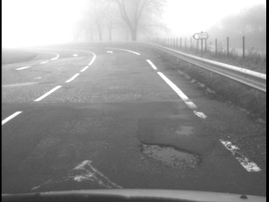
%> input picture matlab_code/PISTEB00738S.pgm, 269 x 202 px, shrunk from 384 x 288 before the run
$ octave visibresto_examples.m   (GNU Octave 9; MATLAB toolbox functions it lacks are replaced by stand-ins)
%> lines starting %> are read from the running program, lines starting %| are printed output that depends on the picture
### matlab_code/visibresto.m
%
% 17/11/2009
% Author: J.-P. Tarel
% LCPC-INRETS copyright
% completed and corrected in 18/08/2010 and in 29/09/2010
%
% This algorithm is described in details in
%
% "Fast Visibility Restoration from a Single Color or Gray Level Image",
% by J.-P. Tarel and N. Hautiere,
% in proceedings of IEEE International Conference on Computer Vision (ICCV'09),
% Kyoto, Japan, p. 2201-2208, September 29- October 2, 2009.
% http://perso.lcpc.fr/tarel.jean-philippe/publis/iccv09.html
%
% extra explainations can be also found in
%
%"Improved Visibility of Road Scene Images under Heterogeneous Fog",
% by J.-P. Tarel, N. Hautiere, A. Cord, D. Gruyer and H. Halmaoui,
% in proceedings of IEEE Intelligent Vehicles Symposium (IV'10),
% San Diego, California, USA, p. 478-485, June 21-24, 2010.
% http://perso.lcpc.fr/tarel.jean-philippe/publis/iv10.html
%
% Beware that slight differences in the obtained results can be observed
% between the original fast C code and this matlab implementation
%
% INPUTS:
% orig is the original image in double between O and 1,
% p is the percentage of restoration
% sv is the maximum size of assumed white objects
% balance is negative for no white balance,
% balance is 0.0 for global white balance,
% balance is higher 0.0 for local white balance:
%      balance=0.1 leads to a strong bias towards (1,1,1),
%      balance=0.5 can be used as a good starting value,
%      balance=1.0 remove most of the colors
% smax is the maximum window size for the the adapted filtering
% when smax is 1, no adpated filtering is performed
% smax can be used for very noisy original images
% gfactor is an extra factor during final gamma correction to achieve
% more colorful result
%
%
% OUTPUT:
% resto is the obtained image after visibility restoration
%
function resto=visibresto(orig, sv, p, balance, smax, gfactor)

% default parameters
if (nargin < 6)
   gfactor=1.3;     % default value for extra factor during final gamma correction
end
if (nargin < 5)
   smax=1;    	    % by default, no adapted filtering
end
if (nargin < 4)
   balance=-1.0;    % by default, no white balance
end
if (nargin < 3)
   p = 0.95;        % by default, percentage of restoration in 95%
end
if (nargin < 2)
   sv = 11;         % by default, white objects are assumed with size sv=11
end
if (nargin < 1)
	msg1 = sprintf('%s: Not input.', upper(mfilename));
        eid = sprintf('%s:NoInputArgument',mfilename);
        error(eid,'%s %s',msg1);
end

% test input arguments
smax=floor(smax);
if (smax < 1)
	msg1 = sprintf('%s: smax is out of bound.', upper(mfilename));
        msg2 = 'It must be an integer higher or equal to 1.';
        eid = sprintf('%s:outOfRangeSMAx',mfilename);
        error(eid,'%s %s',msg1,msg2);
end
if ((p >= 1.0) | (p<=0.0))
	msg1 = sprintf('%s: p is out of bound.', upper(mfilename));
        msg2 = 'It must be an between 0.0 and 1.0';
        eid = sprintf('%s:outOfRangeP',mfilename);
        error(eid,'%s %s',msg1,msg2);
end
sv=floor(sv);
if (sv < 1)
	msg1 = sprintf('%s: sv is out of bound.', upper(mfilename));
        msg2 = 'It must be an integer higher or equal to 1.';
        eid = sprintf('%s:outOfRangeSV',mfilename);
        error(eid,'%s %s',msg1,msg2);
end
iptcheckinput(orig,{'single','double'},{'real', 'nonempty', 'nonsparse'}, mfilename,'orig',1);
if ((max(orig(:))> 1.0) | (min(orig(:))<0.0))
	msg1 = sprintf('%s: image is out of bound.', upper(mfilename));
        msg2 = 'It must be between 0.0 and 1.0';
        eid = sprintf('%s:outOfRangeOrig',mfilename);
        error(eid,'%s %s',msg1,msg2);
end

[dimy,dimx, ncol]=size(orig);

if (ncol==1)
	w=orig;
	nbo=orig;
end
if (ncol==3)
	if (balance==0.0) % global white balance on clear pixels
		w=min(orig,[],3);
		ival = quantile(w(:),[.99])
		[rind,cind]=find(w>=ival);
		sel(:,1)=orig(sub2ind(size(orig),rind,cind,ones(size(rind))));
		sel(:,2)=orig(sub2ind(size(orig),rind,cind,2*ones(size(rind))));
		sel(:,3)=orig(sub2ind(size(orig),rind,cind,3*ones(size(rind))));
		white=mean(sel,1);
		white=white./max(white)
		orig(:,:,1)=orig(:,:,1)./white(1);
		orig(:,:,2)=orig(:,:,2)./white(2);
		orig(:,:,3)=orig(:,:,3)./white(3);
	end
	if (balance>0.0) % local white balance
		fo(:,:,1)=medfilt2(orig(:,:,1), [sv, sv], 'symmetric');
		fo(:,:,2)=medfilt2(orig(:,:,2), [sv, sv], 'symmetric');
		fo(:,:,3)=medfilt2(orig(:,:,3), [sv, sv], 'symmetric');
		nbfo=mean(fo,3);
		fo(:,:,1)=(fo(:,:,1)./nbfo).^balance;
		fo(:,:,2)=(fo(:,:,2)./nbfo).^balance;
		fo(:,:,3)=(fo(:,:,3)./nbfo).^balance;
		nbfo=mean(fo,3);
		fo(:,:,1)=fo(:,:,1)./nbfo;
		fo(:,:,2)=fo(:,:,2)./nbfo;
		fo(:,:,3)=fo(:,:,3)./nbfo;
		orig(:,:,1)=orig(:,:,1)./fo(:,:,1);
		orig(:,:,2)=orig(:,:,2)./fo(:,:,2);
		orig(:,:,3)=orig(:,:,3)./fo(:,:,3);
	end
	% compute photometric bound
	w=min(orig,[],3);
	nbo=mean(orig,3);
end

% compute saturation bound
wm=medfilt2(w, [sv, sv], 'symmetric');
sw=abs(w-wm);
swm=medfilt2(sw, [sv, sv], 'symmetric');
b=wm-swm;
% infered athmospheric veil respecting w and b bounds
v=p*max(min(w,b),0);

% restoration with inverse Koschmieder's law
factor=1.0./(1.0-v);
r=zeros(size(orig));
if (ncol==1)
	r=(orig-v).*factor;
	nbr=r;
end
if (ncol==3)
	r(:,:,1)= (orig(:,:,1)-v).*factor;
	r(:,:,2)= (orig(:,:,2)-v).*factor;
	r(:,:,3)= (orig(:,:,3)-v).*factor;
	% restore original light colors
	if (balance==0.0)
		r(:,:,1)=r(:,:,1).*white(1);
		r(:,:,2)=r(:,:,2).*white(2);
		r(:,:,3)=r(:,:,3).*white(3);
	end
	if (balance>0.0)
		r(:,:,1)=r(:,:,1).*fo(:,:,1);
		r(:,:,2)=r(:,:,2).*fo(:,:,2);
		r(:,:,3)=r(:,:,3).*fo(:,:,3);
	end
	nbr=mean(r,3);
end

% adapted smoothing with windows of maximum size smax pixels
if (smax~=1)
	sr= medsmooth(r, smax, factor);
	r=sr;
	nbr=mean(r,3);
end

% gamma correction for an aspect similar with original image in the bottom third part
lo=log(nbo(2*dimy/3:dimy,:)+0.5/255.0);
lr=log(nbr(2*dimy/3:dimy,:)+0.5/255.0);
mo=mean(lo(:));
mr=mean(lr(:));
so=std(lo(:));
sr=std(lr(:));
powe=gfactor*so/sr;
u=r.^(powe)*exp(mo-mr*powe);

% final tone mapping for a gray level between O and 1
mnbu=max(u(:));
resto=u./(1.0+(1.0-1.0/mnbu)*u);

if (nargout==0)
        imshow(resto);
end

% subfunction for adapted local median smoothing
% [18 lines left out: function medsmooth, not called in this run]

### matlab_code/visibresto_examples.m
% Gray level example of visibility restoration
im=double(imread('PISTEB00738S.pgm'))/255.0;
%> im: size 202x269 double; min 0, max 1, mean 0.572
sv=2*floor(max(size(im))/25)+1;
%> sv = 21
res=visibresto(im,sv,0.95,-1,1,1.0);
%> in visibresto, `lr=log(nbr(2*dimy/3:dimy,:)+0.5/255.0);`:
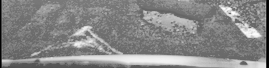
%> lr: size 68x269 double; min -6.23, max -0.229, mean -3.04; drawn with min black and max white
%> in visibresto, `mo=mean(lo(:));`: mo = -1.08
%> in visibresto, `mr=mean(lr(:));`: mr = -3.04
%> in visibresto, `so=std(lo(:));`: so = 0.566
%> in visibresto, `sr=std(lr(:));`: sr = 0.889
%> in visibresto, `powe=gfactor*so/sr;`: powe = 0.637
%> in visibresto, `u=r.^(powe)*exp(mo-mr*powe);`:
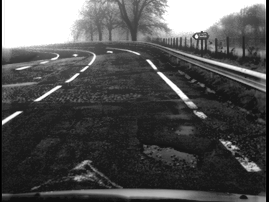
%> u: size 202x269 double; min 0, max 2.36, mean 0.773; drawn with min black and max white
%> in visibresto, `mnbu=max(u(:));`: mnbu = 2.36
figure;imshow([im, res],[0,1]);

% Color example of visibility restoration
im=double(imread('sweden.jpg'))/255.0;
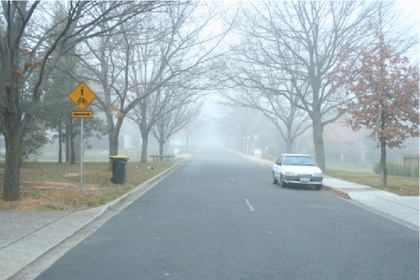
%> input picture matlab_code/sweden.jpg, 420 x 280 px, shrunk from 600 x 400 before the run
%> im: size 280x420x3 double
sv=2*floor(max(size(im))/50)+1;
%> sv = 17
res=visibresto(im,sv,0.95,0.5);
%> call 2 of visibresto, with sv = 17, p = 0.95, balance = 0.5
%> in visibresto (call 2), `lo=log(nbo(2*dimy/3:dimy,:)+0.5/255.0);`:
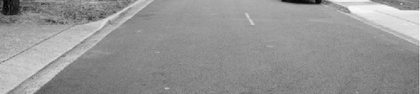
%> lo: size 94x420 double; min -1.21, max -0.0669, mean -0.543; drawn with min black and max white
%> in visibresto (call 2), `lr=log(nbr(2*dimy/3:dimy,:)+0.5/255.0);`:
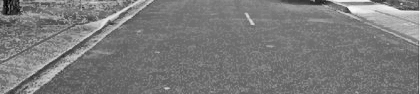
%> lr: size 94x420 double; min -3.51, max -0.25, mean -1.94; drawn with min black and max white
%> in visibresto (call 2), `mo=mean(lo(:));`: mo = -0.543
%> in visibresto (call 2), `mr=mean(lr(:));`: mr = -1.94
%> in visibresto (call 2), `so=std(lo(:));`: so = 0.128
%> in visibresto (call 2), `sr=std(lr(:));`: sr = 0.334
%> in visibresto (call 2), `powe=gfactor*so/sr;`: powe = 0.499
%> in visibresto (call 2), `u=r.^(powe)*exp(mo-mr*powe);`:
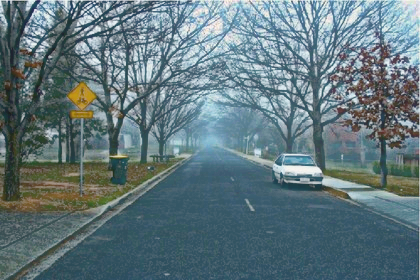
%> u: size 280x420x3 double; mean R, G, B 0.628, 0.762, 0.801; drawn with min black and max white
%> in visibresto (call 2), `mnbu=max(u(:));`: mnbu = 1.59
%> in visibresto (call 2), `resto=u./(1.0+(1.0-1.0/mnbu)*u);`:
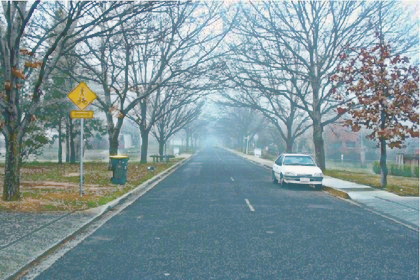
%> resto: size 280x420x3 double; mean R, G, B 0.494, 0.582, 0.603
figure;imshow([im, res],[0,1]);
